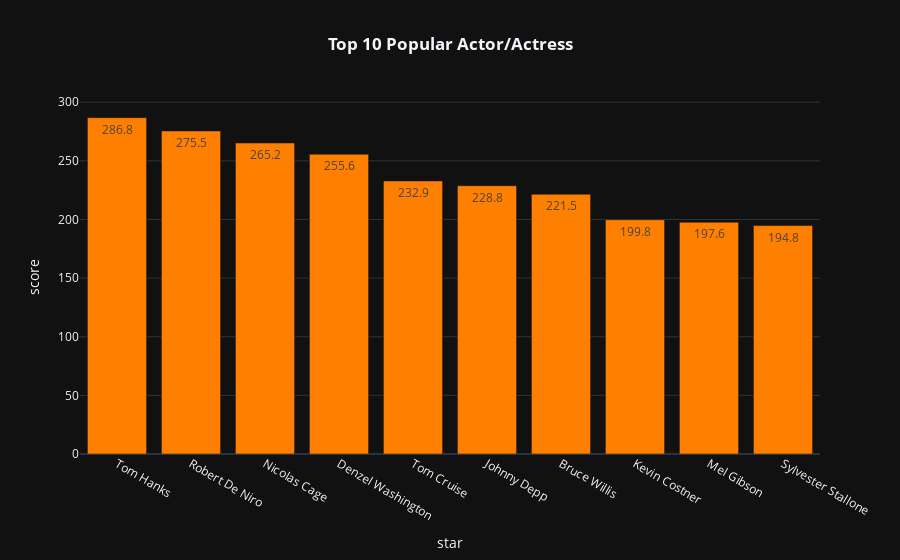

Source (notebook cell):
### Code cell
# visualize top 10 popular star

top_stars = px.bar(movie.groupby('star',as_index=False).sum().sort_values(by='score',ascending=False).head(10),x='star',y='score',color_discrete_sequence=['#ff7f00'],template='plotly_dark',text='score',title='<b>Top 10 Popular Actor/Actress')
top_stars.update_layout(title_x=0.5)

### Figure 1 — Plotly figure (JSON) as saved in the notebook; plotly's stock layout.template omitted (floating-point values rounded to 4 significant figures)
{"data": [{"alignmentgroup": "True", "hovertemplate": "star=%{x}<br>score=%{text}<extra></extra>", "legendgroup": "", "marker": {"color": "#ff7f00", "pattern": {"shape": ""}}, "name": "", "offsetgroup": "", "orientation": "v", "showlegend": false, "text": [286.8, 275.5, 265.2, 255.6, 232.9, 228.8, 221.5, 199.8, 197.6, 194.8], "textposition": "auto", "type": "bar", "x": ["Tom Hanks", "Robert De Niro", "Nicolas Cage", "Denzel Washington", "Tom Cruise", "Johnny Depp", "Bruce Willis", "Kevin Costner", "Mel Gibson", "Sylvester Stallone"], "xaxis": "x", "y": [286.8, 275.5, 265.2, 255.6, 232.9, 228.8, 221.5, 199.8, 197.6, 194.8], "yaxis": "y"}], "layout": {"barmode": "relative", "legend": {"tracegroupgap": 0}, "title": {"text": "<b>Top 10 Popular Actor/Actress", "x": 0.5}, "xaxis": {"anchor": "y", "domain": [0, 1], "title": {"text": "star"}}, "yaxis": {"anchor": "x", "domain": [0, 1], "title": {"text": "score"}}}}
